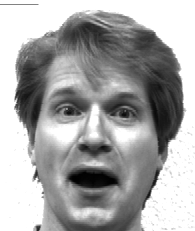
#> input picture CV/PS6/ps06/input_images/Yalefaces/subject01.surprised.png, 195 x 231 px
$ python experiment.py   (older library calls are emulated)
#> lines starting #> are read from the running program, lines starting #| are printed output that depends on the picture; pictures that were not available may be replaced by others from this repository, and a replacement may not be noted
### CV/PS6/ps06/ps6.py
"""Problem Set 6: PCA, Boosting, Haar Features, Viola-Jones."""
import numpy as np
import cv2
import os

from helper_classes import WeakClassifier, VJ_Classifier


# [6 lines left out: function show_image, not called in this run]


# assignment code
def load_images(folder, size=(32, 32)):
    """Load images to workspace.

    Args:
        folder (String): path to folder with images.
        size   (tuple): new image sizes

    Returns:
        tuple: two-element tuple containing:
            X (numpy.array): data matrix of flatten images
                             (row:observations, col:features) (float).
            y (numpy.array): 1D array of labels (int).
    """

    images_files = [f for f in os.listdir(folder) if f.endswith(".png")]
    X = read_resize_flatten_image(folder, images_files[0], size)
    y = []
    y.append(get_file_number(images_files[0]))
    for i in range(1, len(images_files)):
        image_file = images_files[i]
        flatten = read_resize_flatten_image(folder, image_file, size)
        X = np.vstack((X, flatten))
        y.append(get_file_number(image_file))
    return X, np.asarray(y)


def read_resize_flatten_image(folder, image_file, size):
    file_path = os.path.join(folder, image_file)
    image = cv2.imread(file_path, 0)
    resized = cv2.resize(image, size)
    flatten = resized.flatten()
    return flatten


def get_file_number(image_file):
    name_divided = image_file.split('.')
    num = ''.join(filter(lambda i: i.isdigit(), name_divided[0]))
    return int(num)


def split_dataset(X, y, p):
    """Split dataset into training and test sets.

    Let M be the number of images in X, select N random images that will
    compose the training data (see np.random.permutation). The images that
    were not selected (M - N) will be part of the test data. Record the labels
    accordingly.

    Args:
        X (numpy.array): 2D dataset.
        y (numpy.array): 1D array of labels (int).
        p (float): Decimal value that determines the percentage of the data
                   that will be the training data.

    Returns:
        tuple: Four-element tuple containing:
            Xtrain (numpy.array): Training data 2D array.
            ytrain (numpy.array): Training data labels.
            Xtest (numpy.array): Test data test 2D array.
            ytest (numpy.array): Test data labels.
    """
    M = X.shape[0]
    idx_X = np.random.permutation(M)
    # y_rand = y[idx_X]
    N = int(M * p)
    training_idx, test_idx = idx_X[:N], idx_X[N:]
    Xtrain, Xtest = X[training_idx, :], X[test_idx, :]
    ytrain, ytest = y[training_idx], y[test_idx]
    return Xtrain, ytrain, Xtest, ytest


def get_mean_face(x):
    """Return the mean face.

    Calculate the mean for each column.

    Args:
        x (numpy.array): array of flattened images.

    Returns:
        numpy.array: Mean face.
    """

    return np.mean(x, axis=0)


def pca(X, k):
    """PCA Reduction method.

    Return the top k eigenvectors and eigenvalues using the covariance array
    obtained from X.


    Args:
        X (numpy.array): 2D data array of flatten images (row:observations,
                         col:features) (float).
        k (int): new dimension space

    Returns:
        tuple: two-element tuple containing
            eigenvectors (numpy.array): 2D array with the top k eigenvectors.
            eigenvalues (numpy.array): array with the top k eigenvalues.
    """
    x_mean = get_mean_face(X)
    A = (X - x_mean)
    covariance = A.T @ A
    eigen_val,  eigen_vec = np.linalg.eigh(covariance)
    sorted_val = eigen_val[::-1][:k]
    sorted_vec = eigen_vec.T[::-1][:k]
    return sorted_vec.T, sorted_val


class Boosting:
    """Boosting classifier.

    Args:
        X (numpy.array): Data array of flattened images
                         (row:observations, col:features) (float).
        y (numpy.array): Labels array of shape (observations, ).
        num_iterations (int): number of iterations
                              (ie number of weak classifiers).

    Attributes:
        Xtrain (numpy.array): Array of flattened images (float32).
        ytrain (numpy.array): Labels array (float32).
        num_iterations (int): Number of iterations for the boosting loop.
        weakClassifiers (list): List of weak classifiers appended in each
                               iteration.
        alphas (list): List of alpha values, one for each classifier.
        num_obs (int): Number of observations.
        weights (numpy.array): Array of normalized weights, one for each
                               observation.
        eps (float): Error threshold value to indicate whether to update
                     the current weights or stop training.
    """

    # [67 lines left out: functions __init__, train, evaluate, predict, not called in this run]

    def alpha_prediction(self, classifier, x, idx):
        return classifier.predict(x) * self.alphas[idx]


def renormalize_weights(weights):
    normalized = weights/weights.sum()
    return normalized


def update_weights(weights, label, alpha, predict):
    weights = weights * np.exp(-1*(label * alpha * predict))
    return weights


class HaarFeature:
    """Haar-like features.

    Args:
        feat_type (tuple): Feature type {(2, 1), (1, 2), (3, 1), (2, 2)}.
        position (tuple): (row, col) position of the feature's top left corner.
        size (tuple): Feature's (height, width)

    Attributes:
        feat_type (tuple): Feature type.
        position (tuple): Feature's top left corner.
        size (tuple): Feature's width and height.
    """

    # [299 lines left out: functions __init__, _create_two_horizontal_feature, _create_two_vertical_feature, _create_three_horizontal_feature, _create_three_vertical_feature, _create_four_square_feature and 4 more, not called in this run]


class ViolaJones:
    """Viola Jones face detection method

    Args:
        pos (list): List of positive images.
        neg (list): List of negative images.
        integral_images (list): List of integral images.

    Attributes:
        haarFeatures (list): List of haarFeature objects.
        integralImages (list): List of integral images.
        classifiers (list): List of weak classifiers (VJ_Classifier).
        alphas (list): Alpha values, one for each weak classifier.
        posImages (list): List of positive images.
        negImages (list): List of negative images.
        labels (numpy.array): Positive and negative labels.
    """
    # [178 lines left out: functions __init__, createHaarFeatures, train, predict, faceDetection, get_image_score, not called in this run]

### CV/PS6/ps06/experiment.py
"""Problem Set 6: PCA, Boosting, Haar Features, Viola-Jones."""
import cv2
import os
import numpy as np
import matplotlib.pyplot as plt
import math

import ps6

import persistent_obj

# I/O directories
INPUT_DIR = "input_images"
OUTPUT_DIR = "./"

YALE_FACES_DIR = os.path.join(INPUT_DIR, 'Yalefaces')
FACES94_DIR = os.path.join(INPUT_DIR, 'faces94')
POS_DIR = os.path.join(INPUT_DIR, "pos")
POS2_DIR = os.path.join(INPUT_DIR, "pos2")
NEG_DIR = os.path.join(INPUT_DIR, "neg")
NEG2_DIR = os.path.join(INPUT_DIR, "neg2")
PS_POS = os.path.join(INPUT_DIR, "ps6_pos")
PS_NEG = os.path.join(INPUT_DIR, "ps6_neg")

# [6 lines left out: function load_images_from_dir, not called in this run]

# Utility function
def plot_eigen_faces(eig_vecs, fig_name="", visualize=False):
    r = np.ceil(np.sqrt(len(eig_vecs)))
    c = int(np.ceil(len(eig_vecs)/r))
    r = int(r)
    fig = plt.figure()

    for i,v in enumerate(eig_vecs):
        sp = fig.add_subplot(r,c,i+1)

        plt.imshow(v.reshape(32,32).real, cmap='gray')
        sp.set_title('eigenface_%i'%i)
        sp.axis('off')

    fig.subplots_adjust(hspace=.5)

    if visualize:
        plt.show()

    if not fig_name == "":
        plt.savefig("{}".format(fig_name))


# Functions you need to complete
def visualize_mean_face(x_mean, size, new_dims):
    """Rearrange the data in the mean face to a 2D array

    - Organize the contents in the mean face vector to a 2D array.
    - Normalize this image.
    - Resize it to match the new dimensions parameter

    Args:
        x_mean (numpy.array): Mean face values.
        size (tuple): x_mean 2D dimensions
        new_dims (tuple): Output array dimensions

    Returns:
        numpy.array: Mean face uint8 2D array.
    """

    resized = np.resize(x_mean, size)
    normalized = normalize_and_scale(resized, new_dims)
    return normalized


def normalize_and_scale(image_in, scale_range=(0, 255)):
    """Normalizes and scales an image to a given range [0, 255].

    Utility function. There is no need to modify it.

    Args:
        image_in (numpy.array): input image.
        scale_range (tuple): range values (min, max). Default set to [0, 255].

    Returns:
        numpy.array: output image.
    """
    image_out = np.zeros(image_in.shape)
    cv2.normalize(image_in, image_out, alpha=scale_range[0],
                  beta=scale_range[1], norm_type=cv2.NORM_MINMAX)
    return image_out

def part_1a_1b():

    orig_size = (192, 231)
    small_size = (32, 32)
    X, y = ps6.load_images(YALE_FACES_DIR, small_size)
#> in read_resize_flatten_image, image is the input picture: shape (231, 195); min 0, max 255, mean 167.8
#> in read_resize_flatten_image, `resized = cv2.resize(image, size)`:
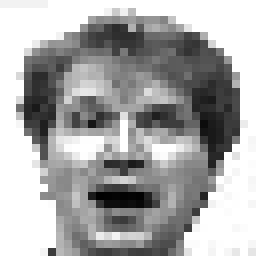
#> resized: shape (32, 32) (shown 8 times larger); min 1, max 255, mean 167.4
#> in read_resize_flatten_image, `flatten = resized.flatten()`: flatten = 1024 values, max 255 at index 6, min 1 at index 780, mean 167.4
#> in load_images, `X = read_resize_flatten_image(folder, images_files[0], size)`: X has the same summary as flatten in read_resize_flatten_image
#> call 2 of read_resize_flatten_image, with folder = 'input_images/Yalefaces', image_file = 'subject02.glasses.png', size = (32, 32)
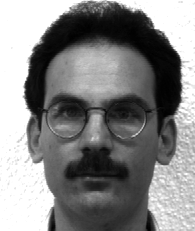
#> input picture CV/PS6/ps06/input_images/Yalefaces/subject02.glasses.png, 195 x 231 px
#> in read_resize_flatten_image, image is the input picture: shape (231, 195); min 0, max 255, mean 133.8
#> in read_resize_flatten_image (call 2), `resized = cv2.resize(image, size)`:
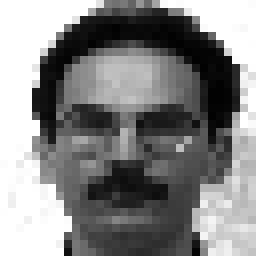
#> resized: shape (32, 32) (shown 8 times larger); min 2, max 255, mean 133.5
#> in read_resize_flatten_image (call 2), `flatten = resized.flatten()`: flatten = 1024 values, max 255 at index 0, min 2 at index 110, mean 133.5
#> y = [1, 2]

    # Get the mean face
    x_mean = ps6.get_mean_face(X)
#> x_mean = 1024 values, max 255 at index 6, min 14 at index 410, mean 150.4
    x_mean_image = visualize_mean_face(x_mean, small_size, orig_size)
#> in normalize_and_scale, `cv2.normalize(image_in, image_out, alpha=scale_range[0], beta=scale_ra..`:
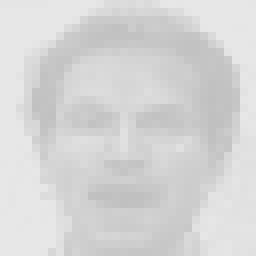
#> image_out: shape (32, 32) float64 (shown 8 times larger); min 192, max 231, mean 214.1

    cv2.imwrite(os.path.join(OUTPUT_DIR, "ps6-1-a-1.png"), x_mean_image)

    # PCA dimension reduction
    k = 10
    eig_vecs, eig_vals = ps6.pca(X, k)
#> in pca, `eigen_val,  eigen_vec = np.linalg.eigh(covariance)`:
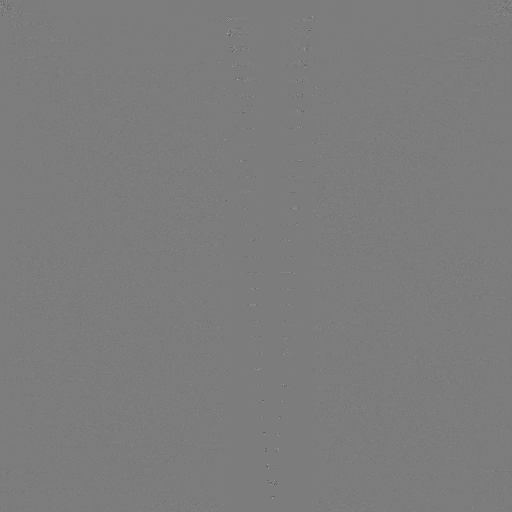
#> eigen_vec: shape (1024, 1024) float64 (shown at 1/2 size); min -0.955, max 0.999, mean -2.15e-05; drawn with min black and max white
#> in pca, `eigen_val,  eigen_vec = np.linalg.eigh(covariance)`: eigen_val = 1024 values from -1.75e-09 to 2791953
#> in pca, `sorted_val = eigen_val[::-1][:k]`: sorted_val = [2791953, 1.67e-09, 1.64e-09, 1.41e-09, 1.39e-09, 1.29e-09, 1.18e-09, 1.04e-09, 9.6e-10, 8.96e-10]
#> eig_vals has the same summary as sorted_val in pca
    plot_eigen_faces(eig_vecs.T, "ps6-1-b-1.png")
#> in plot_eigen_faces, `r = np.ceil(np.sqrt(len(eig_vecs)))`: r = 4
#> in plot_eigen_faces, `c = int(np.ceil(len(eig_vecs)/r))`: c = 3
#> the loop in plot_eigen_faces, `for i,v in enumerate(eig_vecs):` made 10 passes
#> in plot_eigen_faces, `plt.savefig("{}".format(fig_name))`:
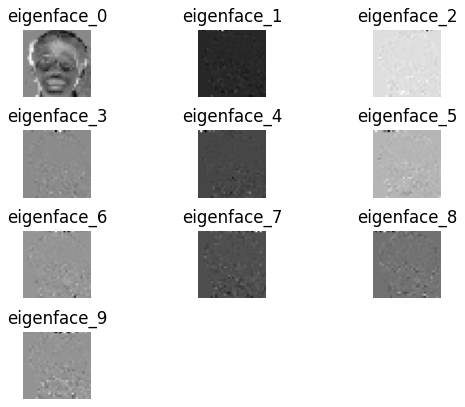
#> figure drawn by matplotlib, 10 panels


def part_1c():
    p = 0.5  # Select a split percentage value
    k = 5   # Select a value for k

    size = (32, 32)
    X, y = ps6.load_images(YALE_FACES_DIR, size)
#> y = [1, 2]
    Xtrain, ytrain, Xtest, ytest = ps6.split_dataset(X, y, p)
#> in split_dataset, `ytrain, ytest = y[training_idx], y[test_idx]`: ytrain = [2]; ytest = [1]
#> ytrain = [2]; ytest = [1]

    # training
    mu = ps6.get_mean_face(Xtrain)
#> mu has the same summary as flatten in read_resize_flatten_image
    eig_vecs, eig_vals = ps6.pca(Xtrain, k)
#> call 2 of pca, with X = array of shape (1, 1024), k = 5
#> in pca (call 2), `x_mean = get_mean_face(X)`: x_mean has the same summary as flatten in read_resize_flatten_image
#> in pca (call 2), `covariance = A.T @ A`: covariance: shape (1024, 1024) float64; every value is 0
#> in pca (call 2), `eigen_val,  eigen_vec = np.linalg.eigh(covariance)`:
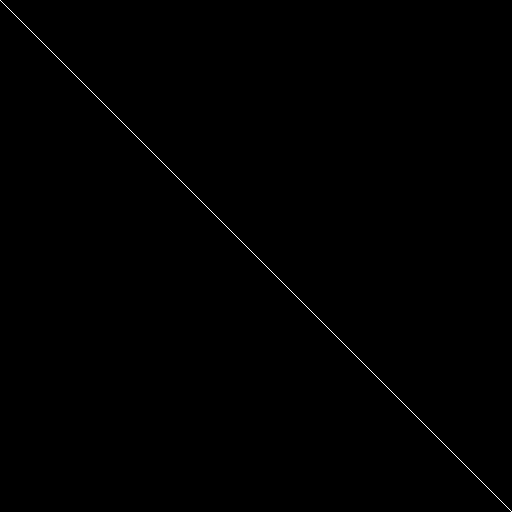
#> eigen_vec: shape (1024, 1024) float64 (shown at 1/2 size); values 0 (black) and 1 (white), 0.1% white in thin lines or dots
#> in pca (call 2), `eigen_val,  eigen_vec = np.linalg.eigh(covariance)`: eigen_val = 1024 values from 0 to 0
#> in pca (call 2), `sorted_val = eigen_val[::-1][:k]`: sorted_val = [0, 0, 0, 0, 0]
#> eig_vecs = 1024 rows, first 6: [0, 0, 0, 0, 0], [0, 0, 0, 0, 0], [0, 0, 0, 0, 0], [0, 0, 0, 0, 0], [0, 0, 0, 0, 0], [0, 0, 0, 0, 0]; eig_vals = [0, 0, 0, 0, 0]
    Xtrain_proj = np.dot(Xtrain - mu, eig_vecs)
#> Xtrain_proj = [[0, 0, 0, 0, 0]]

    # testing
    mu = ps6.get_mean_face(Xtest)
#> mu = 1024 values, max 255 at index 6, min 1 at index 780, mean 167.4
    Xtest_proj = np.dot(Xtest - mu, eig_vecs)
#> Xtest_proj = [[0, 0, 0, 0, 0]]

    good = 0
    bad = 0

    for i, obs in enumerate(Xtest_proj):

        dist = [np.linalg.norm(obs - x) for x in Xtrain_proj]

        idx = np.argmin(dist)
        y_pred = ytrain[idx]

        if y_pred == ytest[i]:
            good += 1

        else:
            bad += 1
#> this loop made 1 pass
#> (obs, dist, idx, y_pred, bad) on pass 1: ([0, 0, 0, 0, 0], [0], 0, 2, 1)
#> after the loop, bad = 1; good = 0

    print('Good predictions = ', good, 'Bad predictions = ', bad)
#| Good predictions =  0 Bad predictions =  1
    print('{0:.2f}% accuracy'.format(100 * float(good) / (good + bad)))
#| 0.00% accuracy


# [6 lines left out: function find_accuracy, not called in this run]


def part_2a():
    y0 = 1
    y1 = 2

    X, y = ps6.load_images(FACES94_DIR)
#> X has the same summary as mu in part_1c; y = [1]

    # Select only the y0 and y1 classes
    idx = y == y0
#> idx = [True]
    idx |= y == y1

#> (the run stopped early here; a loop or call above may not have finished)
